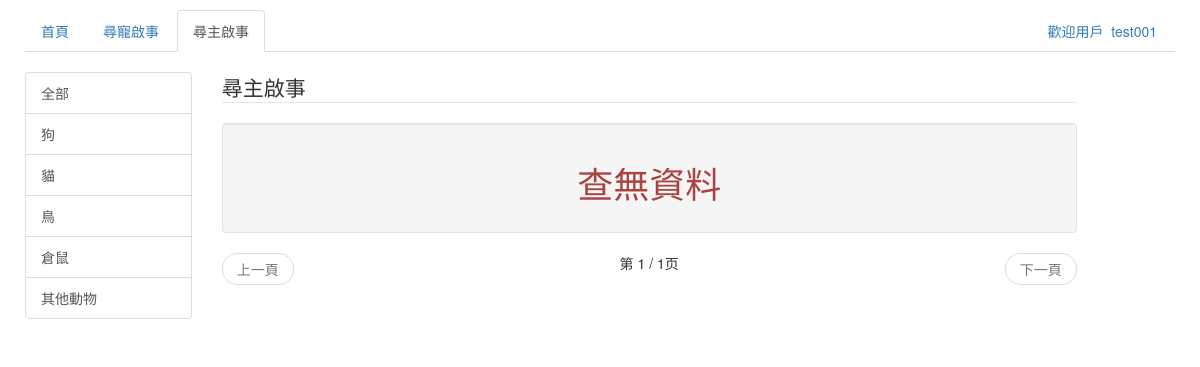
The page /Paws/FindMasterPost/ (signed in) on the database as committed earlier.
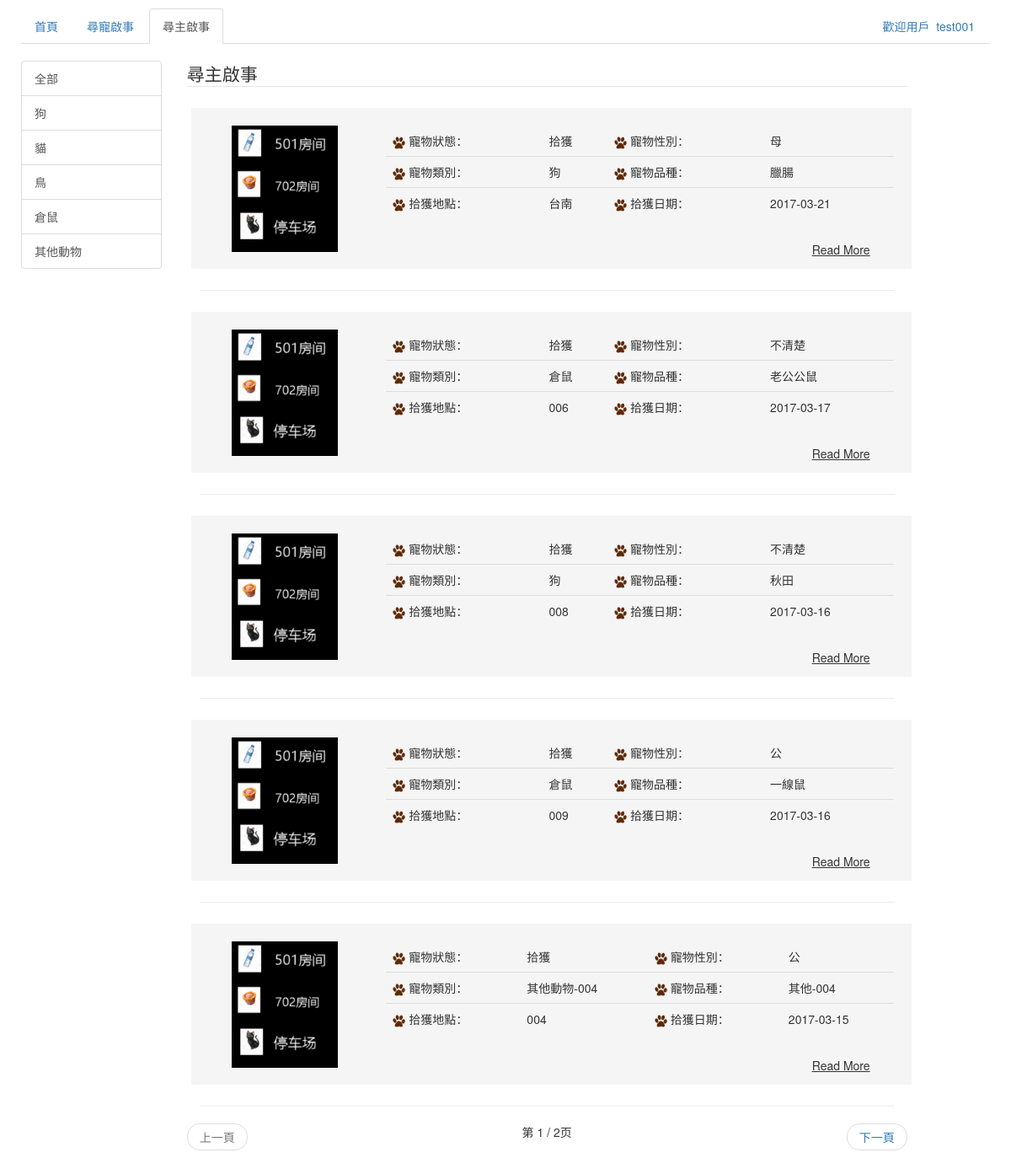
The same page on the database as committed later.
### backend/models.py (models this page shows, shortened)
class MyUser(models.Model):
	user = models.OneToOneField(User)
	name = models.CharField(max_length=50)
	pubname = models.CharField(max_length=50)
	phone = models.CharField(max_length=50)
	email = models.EmailField(max_length=100)

class MyLostNotice(models.Model):
	flag = models.IntegerField(default=0)
	petimg = models.ImageField(upload_to='image')
	animal = models.CharField(max_length=50)
	pettype = models.CharField(max_length=50)
	petid = models.CharField(max_length=50)
	petcolor = models.CharField(max_length=50)
	petgender = models.CharField(max_length=50)
	size = models.CharField(max_length=50)
	ligation = models.CharField(max_length=50)
	petfeature = models.CharField(max_length=250)
	location = models.CharField(max_length=50)
	time = models.DateField(default=0)
	contactname = models.CharField(max_length=50)
	phonenumber = models.CharField(max_length=50)
	email = models.EmailField(max_length=100)
	class META:
 		ordering = ['-time']

### backend/views.py (the view)
def FindMasterPost(req):
	if req.user.is_authenticated():
		user = req.user
		state = None
		animal_list = MyLostNotice.objects.values_list('animal', flat=True).distinct()
		query_animal = req.GET.get('animal')
		if query_animal == 'all' or (not query_animal):
			postlist = MyLostNotice.objects.filter(flag=2).order_by('-time')
		elif query_animal == u'其他動物':
			postlist = MyLostNotice.objects.filter(flag=2, animal__contains=query_animal).order_by('-time')
		else:
			postlist = MyLostNotice.objects.filter(flag=2, animal=query_animal).order_by('-time')
		paginator = Paginator(postlist, 5)
		page = req.GET.get('page')
		try:
			postlist = paginator.page(page)
		except PageNotAnInteger:
			postlist = paginator.page(1)
		except EmptyPage:
			postlist = paginator.page(paginator.num_pages)
	else:
		return HttpResponseRedirect(reverse('HomePage'))
	content = {
		'user': user,
		'postlist': postlist,
		'animal_list': animal_list,
		'query_animal': query_animal,
	}
	return render(req, 'FindMasterPost.html', content)

### backend/templates/FindMasterPost.html (shortened to what this page needs)
<!DOCTYPE html>
<html lang="zh-cmn-Hant">
    <head>
        <link href="/static/css/bootstrap.min.css" rel="stylesheet">
        <link href="/static/css/style.css" rel="stylesheet">
    </head>
    <body>
        <div class="container-fluid">
            <div class="row">
                <div class="col-md-12">
                    <ul class="nav nav-tabs">
                        <li>
                            <a href="{% url 'HomePage' %}">首頁</a>
                        </li>
                        <li>
                            <a href="{% url 'FindPetPost' %}">尋寵啟事</a>
                        </li>
                        <li class="active">
                            <a href="{% url 'FindMasterPost' %}">尋主啟事</a>
                        </li>
                        <li class="dropdown pull-right">
                            {% if user %}
                                <a href="#" data-toggle="dropdown" class="dropdown-toggle">歡迎用戶&nbsp;&nbsp;<span id="base_name">{{ user.myuser.pubname }}</span></a>
                            {% endif %}
                        </li>
                    </ul>
                </div>
            </div>
            <div class="row">
            </div>
            <div class="row">
                <div class="col-md-2">
                    <div class="list-group">
                        <a href="{% url 'FindMasterPost' %}?animal={{ "all" }}" class="list-group-item" id="id_animal_all">全部</a>
                        <a href="{% url 'FindMasterPost' %}?animal={{ "狗" }}" class="list-group-item" id="id_animal_狗">狗</a>
                        <a href="{% url 'FindMasterPost' %}?animal={{ "貓" }}" class="list-group-item" id="id_animal_貓">貓</a>
                        <a href="{% url 'FindMasterPost' %}?animal={{ "鳥" }}" class="list-group-item" id="id_animal_鳥">鳥</a>
                        <a href="{% url 'FindMasterPost' %}?animal={{ "倉鼠" }}" class="list-group-item" id="id_animal_倉鼠">倉鼠</a>
                        <a href="{% url 'FindMasterPost' %}?animal={{ "其他動物" }}" class="list-group-item" id="id_animal_其他動物">其他動物</a>
                    </div>
                </div>
                <div class="col-md-9 ">
                    <legend>尋主啟事</legend>
                    {% for mylostnotice in postlist %}
                        <div class="col-md-12 " id="div-data" style="background-color: #F5F5F5">
                            <div class="col-md-3" style="background-color: #F5F5F5">
                                <img src="/media/{{mylostnotice.petimg}}" alt="" id="pic"/>
                            </div>
                            <div class="col-md-9 ">
                                <table class="table" frame=void>
                                    <tbody>
                                        <tr>
                                            <td><img src="/static/images/logo.png" alt="" id="logo-small"/>     寵物狀態：</td>
                                            <td>拾獲</td>
                                            <td><img src="/static/images/logo.png" alt="" id="logo-small"/>    寵物性別：</td>
                                            <td>{{ mylostnotice.petgender }}</td>
                                        </tr>
                                        <tr>
                                            <td><img src="/static/images/logo.png" alt="" id="logo-small"/>    寵物類別：</td>
                                            <td>{{ mylostnotice.animal }}</td>
                                            <td><img src="/static/images/logo.png" alt="" id="logo-small"/>    寵物品種：</td>
                                            <td>{{ mylostnotice.pettype }}</td>
                                        </tr>
                                        <tr>
                                            <td><img src="/static/images/logo.png" alt="" id="logo-small"/>    拾獲地點：</td>
                                            <td>{{ mylostnotice.location }}</td>
                                            <td><img src="/static/images/logo.png" alt="" id="logo-small"/>    拾獲日期：</td>
                                            <td>{{ mylostnotice.time|date:"Y-m-d" }}</td>
                                        </tr>
                                    </tbody>
                                </table>
                                <div class="col-md-12 ">
                                    <button type="button" class="btn btn-default btn-readmore">Read More</button>
                                </div>
                            </div>
                        </div>
                        <div class="col-md-12 ">
                            <hr>
                        </div>
                    {% empty %}
                        <div class="well">
                            <h1 class="text-danger text-center">查無資料</h2>
                        </div>
                    {% endfor %}
                    <nav>
                        <ul class="pager">
                            {% if postlist.has_previous %}
                                <li class="previous">
                                    <a href="?typ={{ query_animal }}&page={{ postlist.previous_page_number }}">上一頁</a>
                                </li>
                            {% else %}
                                <li class="previous disabled"><a href="#">上一頁</a></li>
                            {% endif %}
                            第 {{ postlist.number }} / {{ postlist.paginator.num_pages }}页
                            {% if postlist.has_next %}
                                <li class="next">
                                    <a href="?typ={{ query_animal }}&page={{ postlist.next_page_number }}">下一頁</a>
                                </li>
                            {% else %}
                                <li class="next disabled"><a href="#">下一頁</a></li>
                            {% endif %}
                        </ul>
                    </nav>
                </div>
            </div>
        </div>
    </body>
</html>

### static/css/style.css (style rules this page uses)
body { margin: 10px; margin-bottom: 20px; }
#div-data { border-width: 1px; border-style: solid; border-color: #F5F5F5; padding:20px 5px 5px 5px; margin: 5px 5px 5px 5px; }
#pic { height: 150px; display:block; margin:auto; }
#logo-small { height: 15px; }
.btn-readmore { float: right; border-color: #F5F5F5; background-color: #F5F5F5; text-decoration:underline; }

Rows that differ between the two databases and show on the page:
added MyLostNotice: petimg (picture), petgender "母", animal "狗", pettype "臘腸", location "台南", time "2017-03-21"
added MyLostNotice: petimg (picture), petgender "不清楚", animal "倉鼠", pettype "老公公鼠", location "006", time "2017-03-17"
added MyLostNotice: petimg (picture), petgender "不清楚", animal "狗", pettype "秋田", location "008", time "2017-03-16"
added MyLostNotice: petimg (picture), petgender "公", animal "倉鼠", pettype "一線鼠", location "009", time "2017-03-16"
added MyLostNotice: petimg (picture), petgender "公", animal "其他動物-004", pettype "其他-004", location "004", time "2017-03-15"
Other text that changed with them:
{{ postlist.paginator.num_pages }}: "1" → "2"
text no longer shown: "查無資料"
